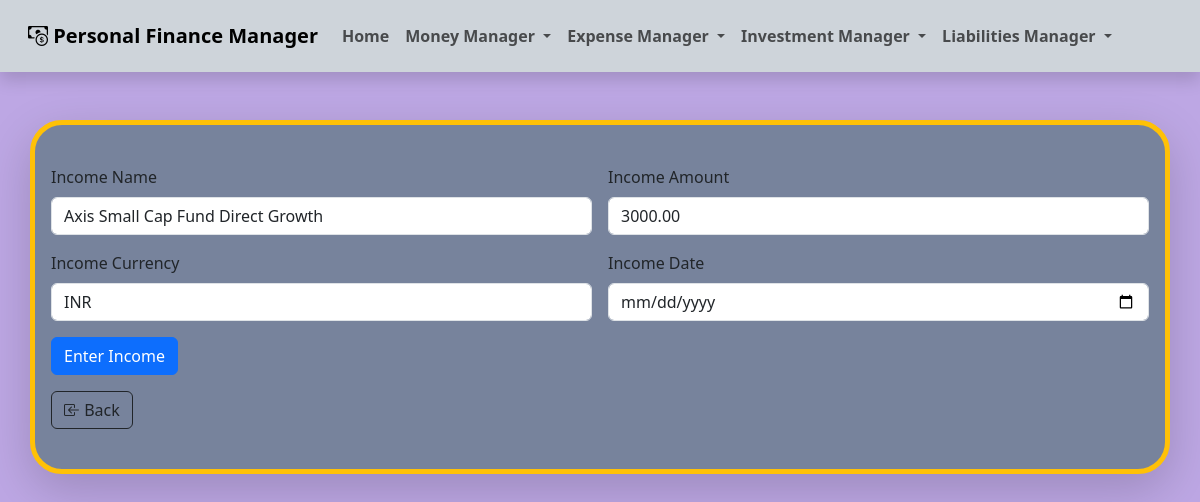
Page /investmentmanager/editmonthlyinvestment/3 on the committed database.
### investmentmanager/models.py (models this page shows, shortened)
class monthlyinvestment(models.Model):
    investmentName = models.CharField(max_length=50)
    investmentAmount = models.DecimalField(max_digits=6, decimal_places=2)
    investmentDate = models.DateField(default=timezone.now)
    investmentCurrency = models.CharField(max_length=5)
    investmentConverted = models.DecimalField(max_digits=6, decimal_places=2)

### investmentmanager/views.py (the view)
# urls.py: path("editmonthlyinvestment/<item_id>",
def editmonthlyinvestment(request, item_id):
    modified_object = get_object_or_404(monthlyinvestment, pk=item_id)
    if request.method == 'POST':
        modified_object.investmentName = request.POST['investmentName']
        modified_object.investmentAmount = request.POST['investmentAmount']
        modified_object.investmentDate = request.POST['investmentDate']
        modified_object.save()
        messages.success(request, 'Successfully edited the Investment Item.')
        return redirect("viewinvestment")
    else:
        return render(request, "editinvestment.html", {"modified_object": modified_object})

### investmentmanager/templates/editinvestment.html (shortened to what this page needs)
{% extends 'website-master.html' %} {% block content %}
<br />
<form
  class="row g-3"
  action="{% url 'editmonthlyinvestment' modified_object.id %}"
  method="POST"
>
  <div class="col-md-6">
    <label for="inputEmail4" class="form-label">Income Name</label>
    <input
      type="text"
      class="form-control"
      id="inputEmail4"
      name="investmentName"
      value="{{modified_object.investmentName}}"
    />
  </div>
  <div class="col-md-6">
    <label for="inputAddress" class="form-label">Income Amount</label>
    <input
      type="text"
      class="form-control"
      id="inputAddress"
      placeholder="Enter Amount"
      name="investmentAmount"
      value="{{modified_object.investmentAmount}}"
    />
  </div>
  <div class="col-md-6">
    <label for="inputAddress" class="form-label">Income Currency</label>
    <input
      type="text"
      class="form-control"
      id="inputAddress"
      placeholder="Enter Currency in three letter format"
      name="investmentCurrency"
      value="{{modified_object.investmentCurrency}}"
    />
  </div>
  <div class="col-md-6">
    <label for="inputCity" class="form-label">Income Date</label>
    <input
      type="date"
      class="form-control"
      id="inputCity"
      name="investmentDate"
    />
  </div>
  <div class="col-12">
    <button type="submit" class="btn btn-primary">Enter Income</button>
  </div>
  <div class="col-12">
    <a href="{{ request.META.HTTP_REFERER }}" class="btn btn-outline-dark"
      ><i class="bi bi-box-arrow-in-left"></i> Back</a
    >
  </div>
</form>
<br />
{% endblock %}

### rows in the picture
monthlyinvestment: investmentName "Axis Small Cap Fund Direct Growth", investmentAmount "3000.00", investmentCurrency "INR"
